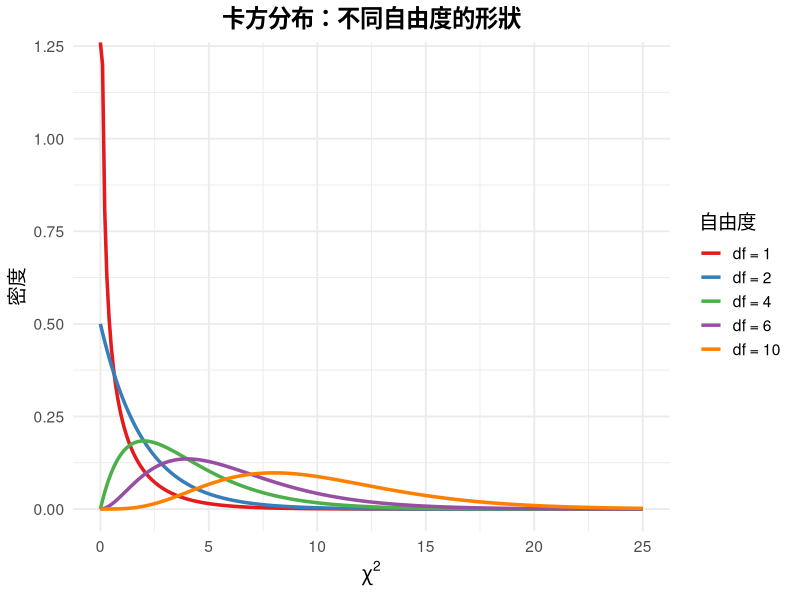
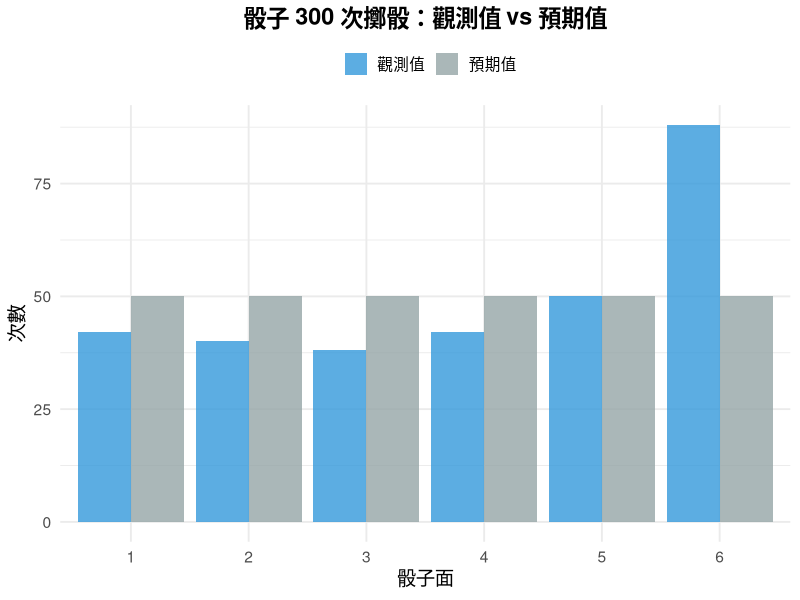
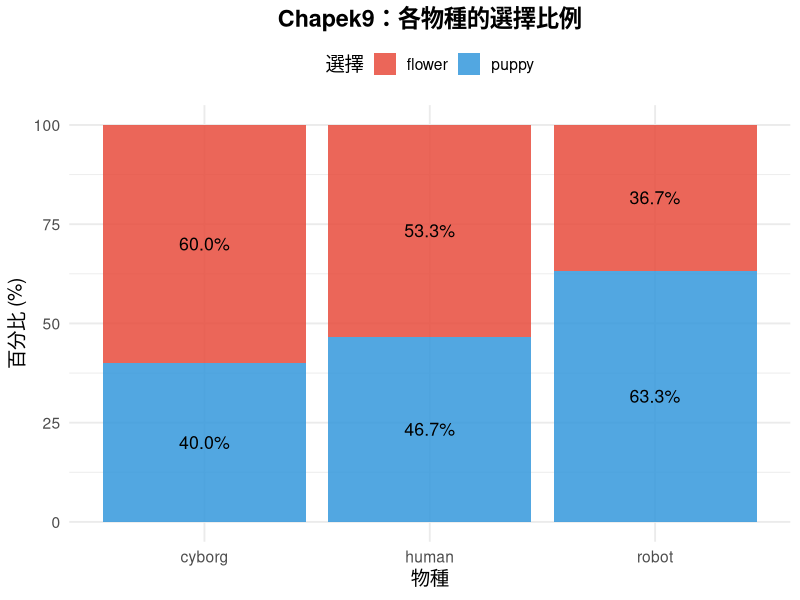

Recreate these plots in R, in order.
## ---- chunk 1
knitr::opts_chunk$set(echo = FALSE, warning = FALSE, message = FALSE,
                      fig.width = 9, fig.height = 5)
library(ggplot2)
library(dplyr)

# ===== randomness 資料：適合度檢定示範 =====
# 電子書第 10 章：骰子公平性 (Ch10 隨機性檢定)
# 300 次擲骰結果
set.seed(2026)
dice_rolls <- sample(1:6, 300, replace = TRUE, prob = c(0.15, 0.15, 0.15, 0.15, 0.15, 0.25))
dice_table <- table(dice_rolls)
dice_chisq <- chisq.test(dice_table)

# ===== chapek9 資料：獨立性檢定示範 =====
# 電子書第 10 章：機器人對人類的偏好
# 模擬 180 位受試者（3 species × 2 choices）
chapek9 <- data.frame(
  species = rep(c("robot", "human", "cyborg"), each = 60),
  choice = c(
    sample(c("puppy", "flower"), 60, replace = TRUE, prob = c(0.65, 0.35)),
    sample(c("puppy", "flower"), 60, replace = TRUE, prob = c(0.50, 0.50)),
    sample(c("puppy", "flower"), 60, replace = TRUE, prob = c(0.40, 0.60))
  )
)
chapek9_table <- table(chapek9$species, chapek9$choice)
chapek9_chisq <- chisq.test(chapek9_table)
chapek9_cramersv <- sqrt(chapek9_chisq$statistic / (sum(chapek9_table) * (min(dim(chapek9_table)) - 1)))
## ---- chunk 2
# 不同 df 的卡方分布曲線
x <- seq(0, 25, by = 0.1)
df_values <- c(1, 2, 4, 6, 10)

chisq_df <- data.frame()
for (df_val in df_values) {
  chisq_df <- rbind(chisq_df, data.frame(
    x = x,
    density = dchisq(x, df = df_val),
    df = factor(paste0("df = ", df_val), levels = paste0("df = ", df_values))
  ))
}

ggplot(chisq_df, aes(x = x, y = density, color = df)) +
  geom_line(size = 1.2) +
  scale_color_brewer(palette = "Set1") +
  labs(title = "卡方分布：不同自由度的形狀",
       x = expression(chi^2), y = "密度",
       color = "自由度") +
  theme_minimal(base_size = 14) +
  theme(plot.title = element_text(hjust = 0.5, face = "bold"),
        legend.position = "right")
## ---- chunk 3
dice_df <- data.frame(
  點數 = 1:6,
  觀測次數 = as.integer(dice_table),
  預期次數 = rep(300/6, 6)
)
knitr::kable(dice_df, align = "c",
             caption = "300 次觀測值 vs 預期值")
## ---- chunk 4
dice_plot_df <- data.frame(
  面 = factor(rep(1:6, 2)),
  次數 = c(as.integer(dice_table), rep(300/6, 6)),
  類型 = rep(c("觀測值", "預期值"), each = 6)
)

ggplot(dice_plot_df, aes(x = 面, y = 次數, fill = 類型)) +
  geom_col(position = "dodge", alpha = 0.8) +
  scale_fill_manual(values = c("預期值" = "#95a5a6", "觀測值" = "#3498db")) +
  labs(title = "骰子 300 次擲骰：觀測值 vs 預期值",
       x = "骰子面", y = "次數", fill = "") +
  theme_minimal(base_size = 14) +
  theme(plot.title = element_text(hjust = 0.5, face = "bold"),
        legend.position = "top")
## ---- chunk 5
chapek9_ct <- addmargins(chapek9_table)
knitr::kable(chapek9_ct, align = "c",
             caption = "Species × Choice 列聯表")
## ---- chunk 6
chapek9_pct <- chapek9 %>%
  count(species, choice) %>%
  group_by(species) %>%
  mutate(pct = n / sum(n) * 100) %>%
  ungroup()

ggplot(chapek9_pct, aes(x = species, y = pct, fill = choice)) +
  geom_col(alpha = 0.85) +
  geom_text(aes(label = sprintf("%.1f%%", pct)),
            position = position_stack(vjust = 0.5), size = 4.5) +
  scale_fill_manual(values = c("flower" = "#e74c3c", "puppy" = "#3498db")) +
  labs(title = "Chapek9：各物種的選擇比例",
       x = "物種", y = "百分比 (%)", fill = "選擇") +
  theme_minimal(base_size = 14) +
  theme(plot.title = element_text(hjust = 0.5, face = "bold"),
        legend.position = "top")
## ---- chunk 7
expected_df <- as.data.frame(round(chapek9_chisq$expected, 1))
knitr::kable(expected_df, align = "c",
             caption = "預期次數（假設 H₀ 為真）")
## ---- chunk 8
expected_vals <- chapek9_chisq$expected
below5 <- sum(expected_vals < 5)

knitr::kable(round(expected_vals, 1), align = "c",
             caption = "Chapek9 的預期次數")
